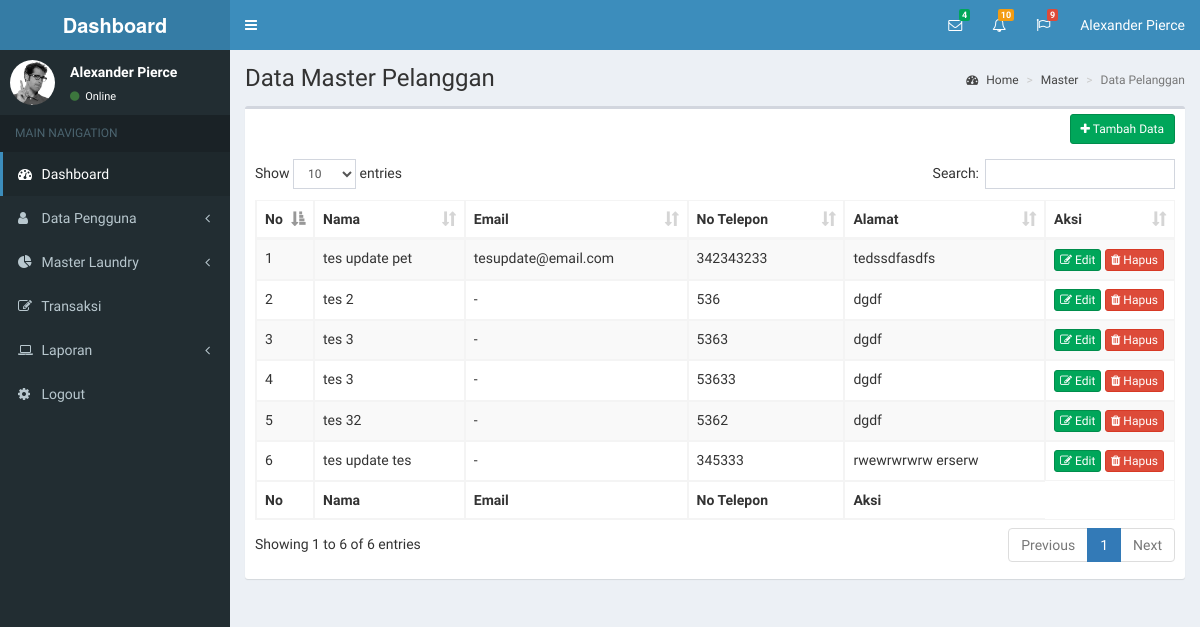
The app's page /index.php/dashboard_controller/master_pelanggan with its own data.
### tables this page shows
CREATE TABLE `tb_pelanggan` (
  `id_pelanggan` int(11) NOT NULL,
  `nama_pelanggan` varchar(50) NOT NULL,
  `email_pelanggan` varchar(50) NOT NULL,
  `password_pelanggan` text NOT NULL,
  `no_telepon_pelanggan` varchar(13) NOT NULL,
  `alamat_pelanggan` text NOT NULL,
  `deleted` int(11) NOT NULL
);

### application/controllers/Dashboard_controller.php (called while the page is built, shortened)
<?php defined('BASEPATH')OR exit('No dirrect access allowed');
    class Dashboard_controller extends CI_Controller{
        public function __construct(){
            $this->load->model('Dashboard_model');
        }
        public function master_pelanggan(){
            $data['listpelanggan'] = $this->Dashboard_model->get_list_pelanggan();
            $this->load->view('header/index-header-dashboard');
            $this->load->view('master_data/master_pelanggan/index-master-pelanggan',$data);
        }
    }
?>

### index.php (called while the page is built, shortened)
<?php
require_once BASEPATH.'core/CodeIgniter.php';

### application/models/Dashboard_model.php (called while the page is built, shortened)
<?php
    class Dashboard_model extends CI_Model{
        public function get_list_pelanggan(){
            return $this->db->where('deleted',0)
                            ->from('tb_pelanggan')
                            ->get()->result();
        }
    }
?>

### application/views/master_data/master_pelanggan/index-master-pelanggan.php (the view, shortened to what this page needs)
<!DOCTYPE html>
<html>
  <head>
    <link rel="stylesheet" href="<?php echo base_url();?>assets/bootstrap/css/bootstrap.min.css">
    <link rel="stylesheet" href="https://maxcdn.bootstrapcdn.com/font-awesome/4.4.0/css/font-awesome.min.css">
    <link rel="stylesheet" href="https://code.ionicframework.com/ionicons/2.0.1/css/ionicons.min.css">
    <link rel="stylesheet" href="<?php echo base_url();?>assets/plugins/datatables/dataTables.bootstrap.css">
    <link rel="stylesheet" href="<?php echo base_url();?>assets/dist/css/AdminLTE.min.css">
    <link rel="stylesheet" href="<?php echo base_url();?>assets/dist/css/skins/_all-skins.min.css">
  </head>
  <body class="hold-transition skin-blue sidebar-mini">
    <div class="wrapper">
      <div class="content-wrapper">
        <section class="content-header">
          <h1>
            Data Master Pelanggan
          </h1>
          <ol class="breadcrumb">
            <li><a href="#"><i class="fa fa-dashboard"></i> Home</a></li>
            <li><a href="#">Master</a></li>
            <li class="active">Data Pelanggan</li>
          </ol>
        </section>
        <section class="content">
          <div class="row">
            <div class="col-xs-12">
              <div class="box">
                <div class="box-header">
                  <div class="box-tools pull-right">
                    <a href="<?php echo base_url('formaddpelanggan');?>" class="btn btn-sm btn-success"><i class="fa fa-plus"></i> Tambah Data</a>
                  </div>
                  <br>
                </div>
                <div class="box-body">
                  <table id="example1" class="table table-bordered table-striped">
                    <thead>
                      <tr>
                        <th width="10px">No</th>
                        <th>Nama</th>
                        <th>Email</th>
                        <th>No Telepon</th>
                        <th>Alamat</th>
                        <th width="90px">Aksi</th>
                      </tr>
                    </thead>
                    <tbody>
                      <?php
                        $no=1;
                        foreach($listpelanggan as $pelanggan) {
                      ?>
                        <tr>
                          <td><?php echo $no++;?></td>
                          <td><?php echo $pelanggan->nama_pelanggan;?></td>
                          <td><?php echo $pelanggan->email_pelanggan;?></td>
                          <td><?php echo $pelanggan->no_telepon_pelanggan;?></td>
                          <td><?php echo $pelanggan->alamat_pelanggan;?></td>
                          <td>
                            <a class="btn btn-xs btn-success" href="<?php echo base_url('formeditpelanggan/'.$pelanggan->id_pelanggan);?>"><i class="fa fa-edit"></i> Edit</a>
                            <a class="btn btn-xs btn-danger" data-toggle="modal" data-target="#modalhapus_<?php echo $pelanggan->id_pelanggan;?>"><i class="fa fa-trash"></i> Hapus</a>
                          </td>
                        </tr>
                      <?php } ?>
                    </tbody>
                    <tfoot>
                      <tr>
                        <th>No</th>
                        <th>Nama</th>
                        <th>Email</th>
                        <th>No Telepon</th>
                        <th>Aksi</th>
                      </tr>
                    </tfoot>
                  </table>
                </div>
              </div>
            </div>
          </div>
        </section>
      </div>
    </div>
  </body>
</html>

### records on screen
tb_pelanggan: nama_pelanggan "tes update pet", email_pelanggan "tesupdate@email.com", no_telepon_pelanggan "342343233", alamat_pelanggan "tedssdfasdfs"
tb_pelanggan: nama_pelanggan "tes 2", email_pelanggan "-", no_telepon_pelanggan "536", alamat_pelanggan "dgdf"
tb_pelanggan: nama_pelanggan "tes 3", email_pelanggan "-", no_telepon_pelanggan "5363", alamat_pelanggan "dgdf"
tb_pelanggan: nama_pelanggan "tes 3", email_pelanggan "-", no_telepon_pelanggan "53633", alamat_pelanggan "dgdf"
tb_pelanggan: nama_pelanggan "tes 32", email_pelanggan "-", no_telepon_pelanggan "5362", alamat_pelanggan "dgdf"
tb_pelanggan: nama_pelanggan "tes update tes", email_pelanggan "-", no_telepon_pelanggan "345333", alamat_pelanggan "rwewrwrwrw erserw"
